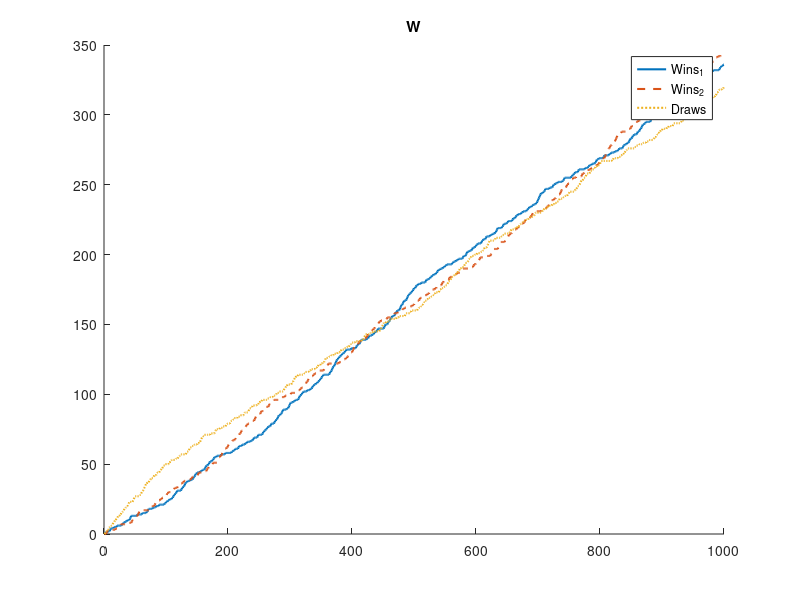

This chart was generated by the following MATLAB code: (Note: this script raises an error after producing the figure.)
clear
close all
clc

lengthEpisode = 1e3;

% ----------Setup match result history-----------------
historyW = zeros(3, lengthEpisode);     % history of match result
W = [0,0,0];                            % counter for [agent 1 win, agent 2 win, draws]
% -----------------------------------------------------

for i = 1:lengthEpisode
   
    r1 = (randi(3) - 2);                  % fictional update

    % ---------Update match result history---------------------
    if r1 == 1
        W = W + [1, 0, 0];
    elseif r1 == -1
        W = W + [0, 1, 0];
    else
        W = W + [0, 0, 1];
    end
    historyW(:,i) = W;
    %----------------------------------------------------------
end

%-----------------plot the history of W------------------------------------
% Fixed
figure('Position', [0 0 1280 720])
hold on
% Graph content
title('W')
plot(historyW(1,:)', 'LineWidth', 1.5)
plot(historyW(2,:)', 'LineWidth', 1.5, 'LineStyle','--')
plot(historyW(3,:)', 'LineWidth', 1.5, 'LineStyle',':')
lgn = legend('Wins_1', 'Wins_2', 'Draws');
set(gca, 'ColorOrder', colors(3))
% Fixed
grid on
lgn.Location = 'northeastoutside';
hold off
% Save
saveas(gcf, "graphs/template/W", "png")
%--------------------------------------------------------------------------